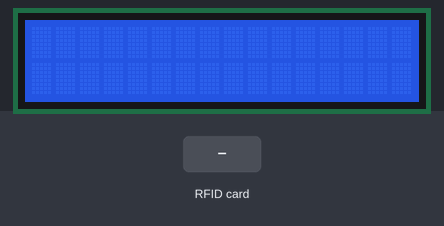
Recording of a sketch running on a simulated Arduino Mega 2560, built with avr-gcc and run on an emulated ATmega2560. Shown: 16×2 character LCD. Wiring (inferred from the names in the program): DS3231 clock at I2C address 0x68. The test bench sets the inputs (shaded band). The local clock reads 2024-03-15 10:24:30 at power-on unless the sketch sets it; what the sketch prints to the serial monitor is not drawn.

Above: at 1.3 s.
1.4 s: RFID card B3 20 93 13 held to the reader
At 2.6 s:
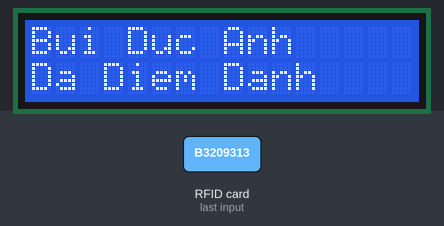
2.9 s: RFID card DC 94 AE 16 held to the reader
At 5.3 s:
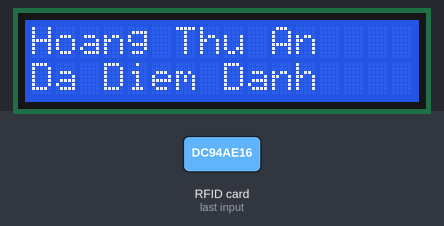
5.9 s: RFID card 5E 7A 19 C4 held to the reader
At 7.9 s:
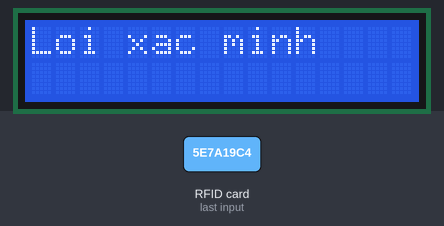
Timing chart, 0 to 9.4 s (numbered marks = the images above; inputs shaded):
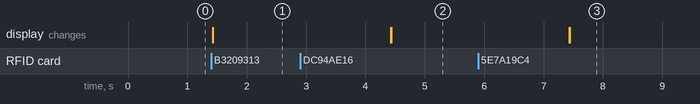

Measured:
- after the input at 1.4 s, the display: changes at once (image 1)
- after the input at 2.9 s, the display: first differs from a run without the input after 1.5 s (image 2)
- after the input at 5.9 s, the display: first differs from a run without the input after 1.5 s (image 3)

The sketch:

arduino_mega.ino
```cpp
int Count = 0;
#include <LiquidCrystal.h>

// initialize the library by associating any needed LCD interface pin
// with the arduino pin number it is connected to
const int rs = 12, en = 11, d4 = 5, d5 = 4, d6 = 3, d7 = 2;
LiquidCrystal lcd(rs, en, d4, d5, d6, d7);

#include<SPI.h>
#include<MFRC522.h>

#define SS_PIN 53
#define RST_PIN 49
MFRC522 mfrc522(SS_PIN,RST_PIN); // Create MFRC522 instance.
// RTC
#include "Wire.h"
#define DS3231_I2C_ADDRESS 0x68

// Convert normal decimal numbers to binary coded decimal
byte decToBcd(byte val){
  return( (val/10*16) + (val%10) );
}
// Convert binary coded decimal to normal decimal numbers
byte bcdToDec(byte val){
  return( (val/16*10) + (val%16) );
}

void setDS3231time(byte second, byte minute, byte hour, byte dayOfWeek, byte
dayOfMonth, byte month, byte year){
  // sets time and date data to DS3231
  Wire.beginTransmission(DS3231_I2C_ADDRESS);
  Wire.write(0); // set next input to start at the seconds register
  Wire.write(decToBcd(second)); // set seconds
  Wire.write(decToBcd(minute)); // set minutes
  Wire.write(decToBcd(hour)); // set hours
  Wire.write(decToBcd(dayOfWeek)); // set day of week (1=Sunday, 7=Saturday)
  Wire.write(decToBcd(dayOfMonth)); // set date (1 to 31)
  Wire.write(decToBcd(month)); // set month
  Wire.write(decToBcd(year)); // set year (0 to 99)
  Wire.endTransmission();
}
void readDS3231time(byte *second,
byte *minute,
byte *hour,
byte *dayOfWeek,
byte *dayOfMonth,
byte *month,
byte *year){
  Wire.beginTransmission(DS3231_I2C_ADDRESS);
  Wire.write(0); // set DS3231 register pointer to 00h
  Wire.endTransmission();
  Wire.requestFrom(DS3231_I2C_ADDRESS, 7);
  // request seven bytes of data from DS3231 starting from register 00h
  *second = bcdToDec(Wire.read() & 0x7f);
  *minute = bcdToDec(Wire.read());
  *hour = bcdToDec(Wire.read() & 0x3f);
  *dayOfWeek = bcdToDec(Wire.read());
  *dayOfMonth = bcdToDec(Wire.read());
  *month = bcdToDec(Wire.read());
  *year = bcdToDec(Wire.read());
}
void displayTime(){
  byte second, minute, hour, dayOfWeek, dayOfMonth, month, year;
  // retrieve data from DS3231
  readDS3231time(&second, &minute, &hour, &dayOfWeek, &dayOfMonth, &month,
  &year);
  // send it to the serial monitor
  Serial.print(hour, DEC);
  // convert the byte variable to a decimal number when displayed
  Serial.print(":");
  if (minute<10){
    Serial.print("0");
  }
  Serial.print(minute, DEC);
  Serial.print(":");
  if (second<10){
    Serial.print("0");
  }
  Serial.print(second, DEC);
  Serial.print(" ");
  Serial.print(dayOfMonth, DEC);
  Serial.print("/");
  Serial.print(month, DEC);
  Serial.print("/");
  Serial.print(year, DEC);
  Serial.print(" Day of week: ");
  switch(dayOfWeek){
  case 1:
    Serial.println("Sunday");
    break;
  case 2:
    Serial.println("Monday");
    break;
  case 3:
    Serial.println("Tuesday");
    break;
  case 4:
    Serial.println("Wednesday");
    break;
  case 5:
    Serial.println("Thursday");
    break;
  case 6:
    Serial.println("Friday");
    break;
  case 7:
    Serial.println("Saturday");
    break;
  }
}


void setup()
{
  Serial.println("CLEARDATA");   // xóa dữ liệu trên sheet đầu tiên của file excel
  Serial.println("LABEL ,Time ,Ho Ten ,mSSV ,a,b");
  // set up the LCD's number of columns and rows:
  lcd.begin(16, 2);

  Serial.begin(9600); // Initiate a serial communication
  SPI.begin();     // Initiate  SPI bus
  mfrc522.PCD_Init(); // Initiate MFRC522

  Wire.begin();
  Serial.begin(9600);
  // set the initial time here:
  // DS3231 seconds, minutes, hours, day, date, month, year
  setDS3231time(00,30,20,2,21,02,22);

  Serial.println("CLEARDATA");   // xóa dữ liệu trên sheet đầu tiên của file excel
  Serial.println("LABEL ,Time ,Ho Ten ,mSSV ");
}
void loop()
{
  Count++;
 // Look for new cards
 if(!mfrc522.PICC_IsNewCardPresent())
 {
   return;
 }
 // Select one of the cards
 if(!mfrc522.PICC_ReadCardSerial())
 {
   return;
 }
 String content="";
 byte letter;
 for(byte i=0;i<mfrc522.uid.size;i++)
 {

     content.concat(String(mfrc522.uid.uidByte[i]<0x10?" 0":" "));
     content.concat(String(mfrc522.uid.uidByte[i],HEX));
 }

  content.toUpperCase();
 if(content.substring(1)=="B3 20 93 13")//change here the UID of the card/cards that you want to give access
 {
  lcd.setCursor(0, 0);
  lcd.print("Bui Duc Anh");
  lcd.setCursor(0, 1);
  lcd.print("Da Diem Danh");

    Serial.print("DATA,TIME,");   // Gán giá trị cho cột đầu tiên = thời gian hiện hành

    Serial.print("Bui Duc Anh");       // giá trị cho cột thứ 2
    Serial.print(",");      // chuyển sang cột tiếp theo
    Serial.println("2112751");       // giá trị cho cột thứ 3
    delay(3000);
 }
 else if(content.substring(1)=="DC 94 AE 16")//change here the UID of the card/cards that you want to give access
 {
  lcd.setCursor(0, 0);
  lcd.print("Hoang Thu An");
  lcd.setCursor(0, 1);
  lcd.print("Da Diem Danh");

    Serial.print("DATA,TIME,");   // Gán giá trị cho cột đầu tiên = thời gian hiện hành

    Serial.print("Hoang Thu An");       // giá trị cho cột thứ 2
    Serial.print(",");      // chuyển sang cột tiếp theo
    Serial.println("0609003");
    delay(3000);
 }
 else {
  lcd.setCursor(0, 0);
  lcd.print("Loi xac minh");

   Serial.println(" Access denied");
   delay(3000);
 }
 lcd.clear();
}
```
